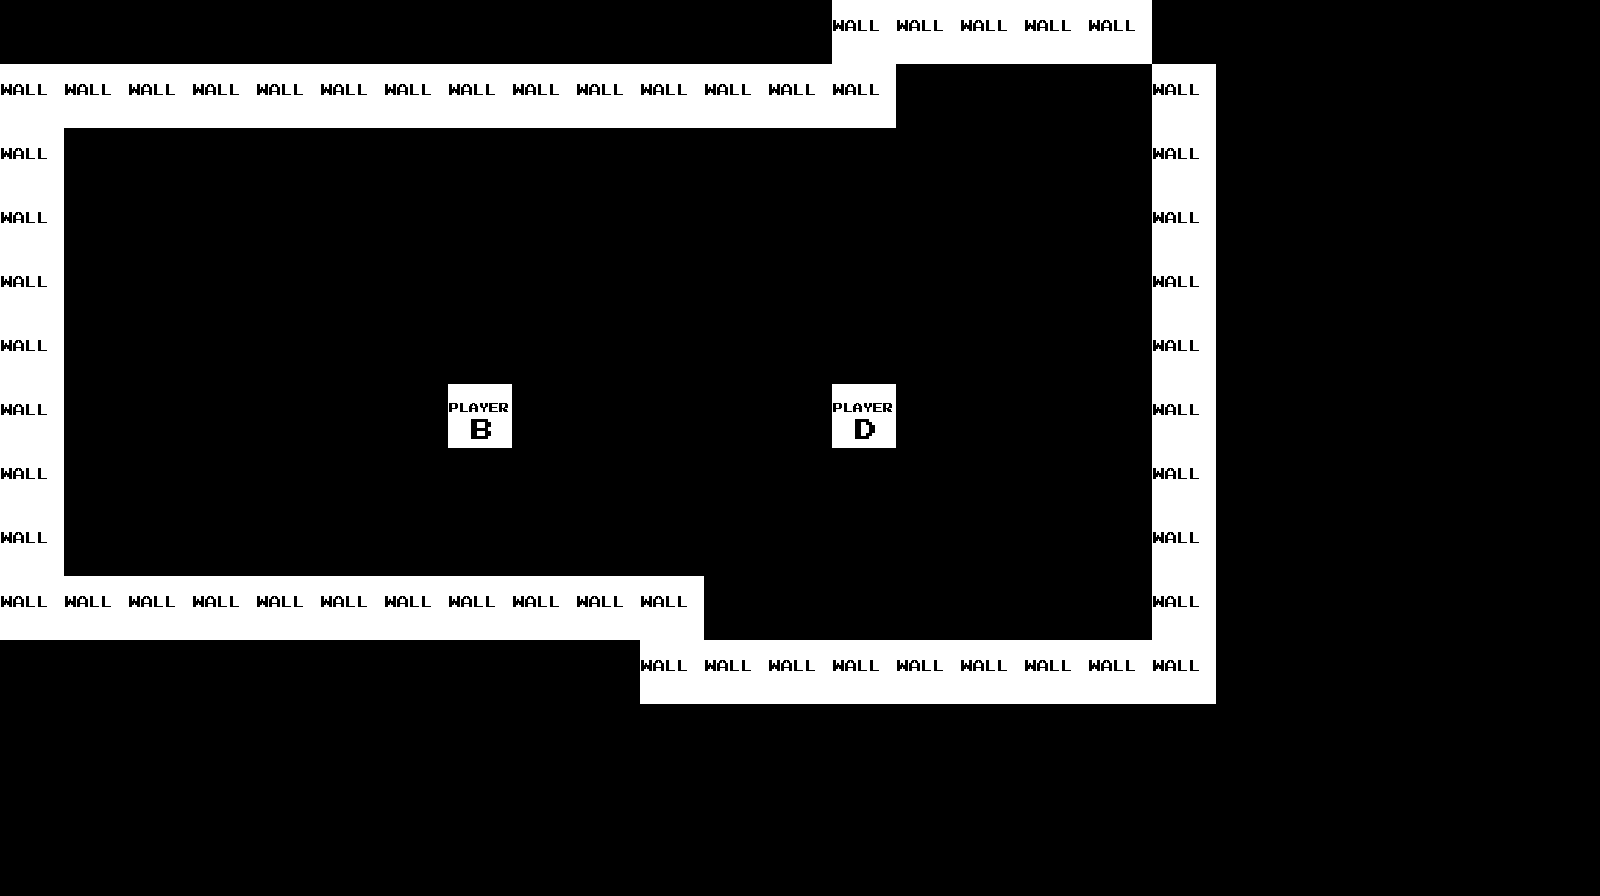

A level layout from a 2D game, rendered from its tile map. Below: a short description, then the map file with its tile-grid data intact:
An orthogonal 25x14 tile map with 64x64 px tiles, 1 tile layer (Tile Layer 1), 2 tilesets.

<map version="1.10" tiledversion="1.11.2" orientation="orthogonal" renderorder="right-down" width="25" height="14" tilewidth="64" tileheight="64" infinite="0" nextlayerid="2" nextobjectid="1">
 <editorsettings>
  <export target="level1-2.csv" format="csv" />
 </editorsettings>
 <tileset firstgid="1" source="level1-1.tsx" />
 <tileset firstgid="21" source="prototype.tsx" />
 <layer id="1" name="Tile Layer 1" width="25" height="14">
  <data encoding="csv">
0,0,0,0,0,0,0,0,0,0,0,0,0,22,22,22,22,22,0,0,0,0,0,0,0,
22,22,22,22,22,22,22,22,22,22,22,22,22,22,0,0,0,0,22,0,0,0,0,0,0,
22,0,0,0,0,0,0,0,0,0,0,0,0,0,0,0,0,0,22,0,0,0,0,0,0,
22,0,0,0,0,0,0,0,0,0,0,0,0,0,0,0,0,0,22,0,0,0,0,0,0,
22,0,0,0,0,0,0,0,0,0,0,0,0,0,0,0,0,0,22,0,0,0,0,0,0,
22,0,0,0,0,0,0,0,0,0,0,0,0,0,0,0,0,0,22,0,0,0,0,0,0,
22,0,0,0,0,0,0,32,0,0,0,0,0,33,0,0,0,0,22,0,0,0,0,0,0,
22,0,0,0,0,0,0,0,0,0,0,0,0,0,0,0,0,0,22,0,0,0,0,0,0,
22,0,0,0,0,0,0,0,0,0,0,0,0,0,0,0,0,0,22,0,0,0,0,0,0,
22,22,22,22,22,22,22,22,22,22,22,0,0,0,0,0,0,0,22,0,0,0,0,0,0,
0,0,0,0,0,0,0,0,0,0,22,22,22,22,22,22,22,22,22,0,0,0,0,0,0,
0,0,0,0,0,0,0,0,0,0,0,0,0,0,0,0,0,0,0,0,0,0,0,0,0,
0,0,0,0,0,0,0,0,0,0,0,0,0,0,0,0,0,0,0,0,0,0,0,0,0,
0,0,0,0,0,0,0,0,0,0,0,0,0,0,0,0,0,0,0,0,0,0,0,0,0
</data>
 </layer>
</map>
